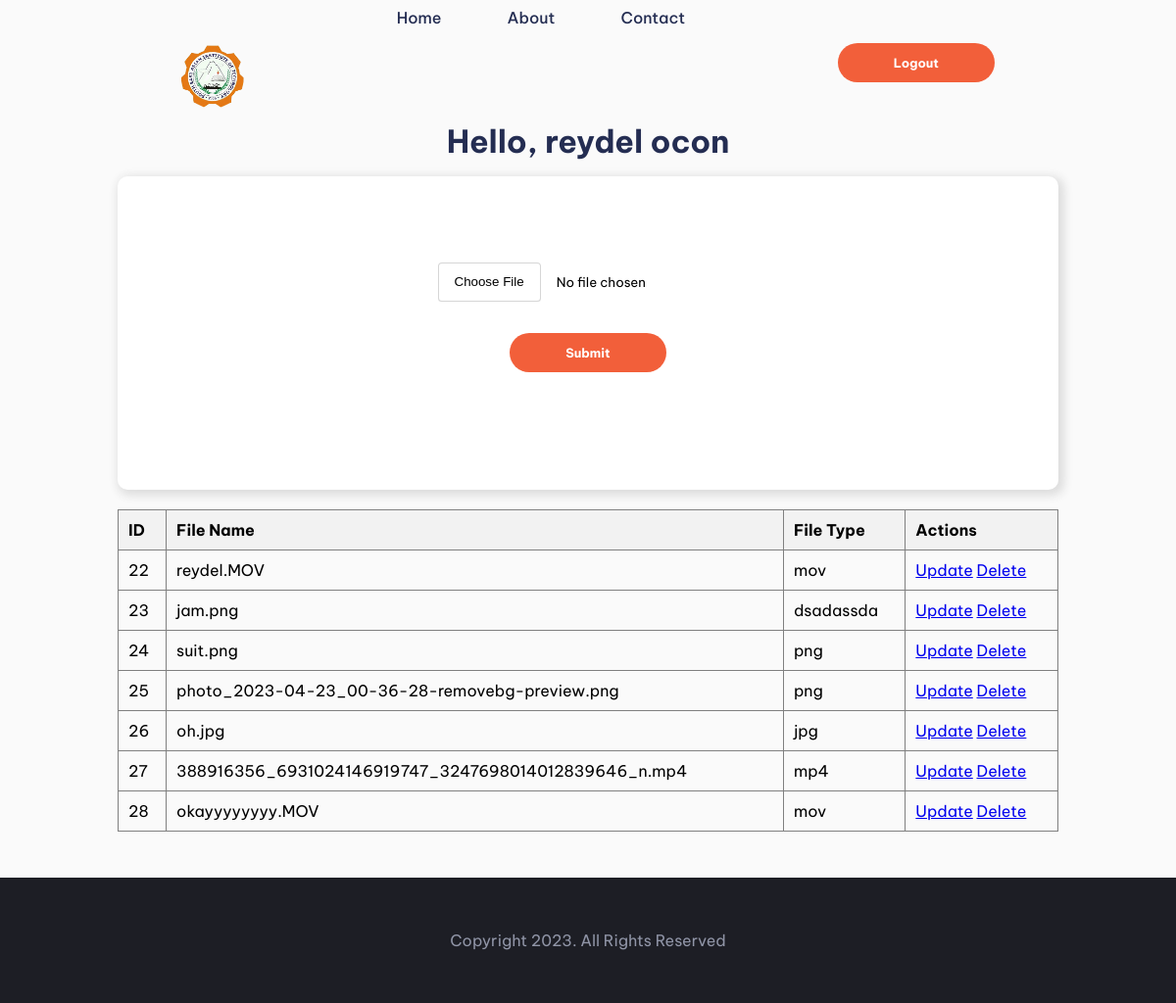
Screenshot of /home.php (signed in) with the database file from the repository.
### tables this page shows
CREATE TABLE `accounts` (
  `id` int(255) NOT NULL,
  `name` varchar(255) NOT NULL,
  `username` varchar(255) NOT NULL,
  `password` varchar(255) NOT NULL,
  `isLoggedIn` tinyint(1) NOT NULL
);

CREATE TABLE `uploaded_files` (
  `id` int(111) NOT NULL,
  `filename` varchar(255) NOT NULL,
  `filetype` varchar(255) NOT NULL
);

### home.php (the view, shortened to what this page needs)
<?php
$current_page = "features.php";
$servername = "localhost";
$username = "root";
$password = "";
$dbname = "sir_ile";
$conn = new mysqli($servername, $username, $password, $dbname);
$userId = $_SESSION['userId'];
$fetchNameSql = "SELECT name FROM accounts WHERE id = '$userId'";
$result = $conn->query($fetchNameSql);
if ($result && $result->num_rows > 0) {
    $row = $result->fetch_assoc();
    $name = $row['name'];
} else {
    $name = "Unknown";
}
$sqlFetchFiles = "SELECT * FROM uploaded_files";
$result = $conn->query($sqlFetchFiles);
if ($result && $result->num_rows > 0) {
    $files = $result->fetch_all(MYSQLI_ASSOC);
} else {
    $files = [];
}
?>
<!DOCTYPE html>
<html lang="en">
<head>
    <link rel="stylesheet" href="./style.css">
</head>
<body>
    <div class="whole_page_container">
        <header>
            <div>
                <img src="./assets/images/logo.png" alt="logo">
            </div>
            <div class="navigation_link__container">
                <a href="/oconproject/index.php" <?php if ($current_page === 'index.php') echo 'class="active"'; ?>>Home</a>
                <a href="/oconproject/index.php" <?php if ($current_page === 'index.php') echo 'class="active"'; ?>>About</a>
                <a href="/oconproject/index.php" <?php if ($current_page === 'index.php') echo 'class="active"'; ?>>Contact</a>
            </div>
            <form class="logout" method="POST" action="">
                <button type="submit" name="logout">Logout</button>
            </form>
        </header>
        <main class="main_page ">
            <h1>Hello, <?php echo $name; ?></h1>
            <div class="file_upload">
                <form onsubmit="window.location.reload()" method="post" enctype="multipart/form-data">
                    <input type="file" name="file" />
                    <input class="submit_btn" type="submit">
                </form>
                <div style="margin-top: 20px;">
                    <?php
                    if (!empty($files)) {
                        echo '<table style="border-collapse: collapse; width: 100%; margin-bottom: 20px;" border="1">
            <thead>
                <tr style="background-color: #f2f2f2;">
                    <th style="padding: 10px; text-align: left;">ID</th>
                    <th style="padding: 10px; text-align: left;">File Name</th>
                    <th style="padding: 10px; text-align: left;">File Type</th>
                    <th style="padding: 10px; text-align: left;">Actions</th>
                </tr>
            </thead>
            <tbody>';
                        foreach ($files as $file) {
                            echo '<tr>
                <td style="padding: 10px;">' . $file['id'] . '</td>
                <td style="padding: 10px;">' . $file['filename'] . '</td>
                <td style="padding: 10px;">' . $file['filetype'] . '</td>
                <td style="padding: 10px;">
                    <a href="#" onclick="openUpdateModal(' . $file['id'] . ', \'' . $file['filename'] . '\', \'' . $file['filetype'] . '\')">Update</a>
                    <a href="functions/delete.php?id=' . $file['id'] . '" onclick="return confirm(\'Are you sure you want to delete this file?\')">Delete</a>
                </td>
            </tr>';
                        }
                        echo '</tbody></table>';
                    } else {
                        echo '<p>No files found.</p>';
                    }
                    ?>
                </div>
            </div>
        </main>
        <footer>
            <span>Copyright 2023. All Rights Reserved</span>
        </footer>
    </div>
</body>
</html>

### style.css (style rules this page uses)
* { box-sizing: border-box; margin: 0; padding: 0; font-family: var(--font-family); }
:root { --Bright-Red: hsl(12, 88%, 59%); --Dark-Blue: hsl(228, 39%, 23%); --Dark-Grayish-Blue: hsl(227, 12%, 61%); --Very-Dark-Blue: hsl(233, 12%, 13%); --Very-Pale-Red: hsl(13, 100%, 96%); --Vary-Light-Gray: hsl(0, 0%, 98%); --font-family: 'Be Vietnam Pro', sans-serif; }
body { width: 100vw; background-color: var(--Vary-Light-Gray); overflow-x: hidden; scroll-behavior: smooth; }
h1, h2 { color: var(--Dark-Blue); }
p, span { color: var(--Dark-Grayish-Blue); }
.whole_page_container { overflow: auto; height: auto; }
header { display: flex; flex-direction: row; justify-content: space-around; align-items: center; padding: 0 8rem; height: 8rem; width: 100%; }
header button { width: 10rem; height: 2.5rem; font-size: 0.8rem !important; border-radius: 1.5rem; border: none; background-color: var(--Bright-Red); color: white; font-family: var(--font-family); font-weight: 700; cursor: pointer; }
header img { width: 4rem; height: 4rem; }
.navigation_link__container { display: flex; justify-content: space-around; width: 40%; padding: 0.5rem; height: 8rem; }
.navigation_link__container a { text-decoration: none; font-family: var(--font-family); font-weight: 500; font-size: 1rem; color: var(--Dark-Blue); }
main { display: flex; align-items: center; justify-content: space-around; padding: 0 14rem; gap: 1rem; text-align: left; margin-top: -2rem; height: 900px; }
footer { display: flex; justify-content: space-evenly; align-items: center; height: 8rem; background-color: var(--Very-Dark-Blue); }

### home.php (style rules this page uses)
img { margin-top: 2rem; width: 80%; height: 80%; }
.main_page { height: 100vh; width: 100%; display: flex; align-items: center; justify-content: center; flex-direction: column; }
.file_upload form { width: 60rem; height: 20rem; flex-direction: column; display: flex; justify-content: center; align-items: center; background-color: white; -webkit-box-shadow: 3px 3px 10px 3px #dddddd; -moz-box-shadow: 3px 3px 10px 3px #dddddd; box-shadow: 3px 3px 10px 3px #dddddd; border-radius: 10px; }
.submit_btn { width: 10rem; height: 2.5rem; font-size: 0.8rem !important; margin: 2rem 0; border-radius: 1.5rem; border: none; background-color: var(--Bright-Red); color: white; font-family: var(--font-family); font-weight: 700; cursor: pointer; }

### rows the page displays
accounts: name "reydel ocon"
uploaded_files: id "22", filename "reydel.MOV", filetype "mov"
uploaded_files: id "23", filename "jam.png", filetype "dsadassda"
uploaded_files: id "24", filename "suit.png", filetype "png"
uploaded_files: id "25", filename "photo_2023-04-23_00-36-28-removebg-preview.png", filetype "png"
uploaded_files: id "26", filename "oh.jpg", filetype "jpg"
uploaded_files: id "27", filename "388916356_6931024146919747_3247698014012839646_n.mp4", filetype "mp4"
uploaded_files: id "28", filename "okayyyyyyyy.MOV", filetype "mov"
